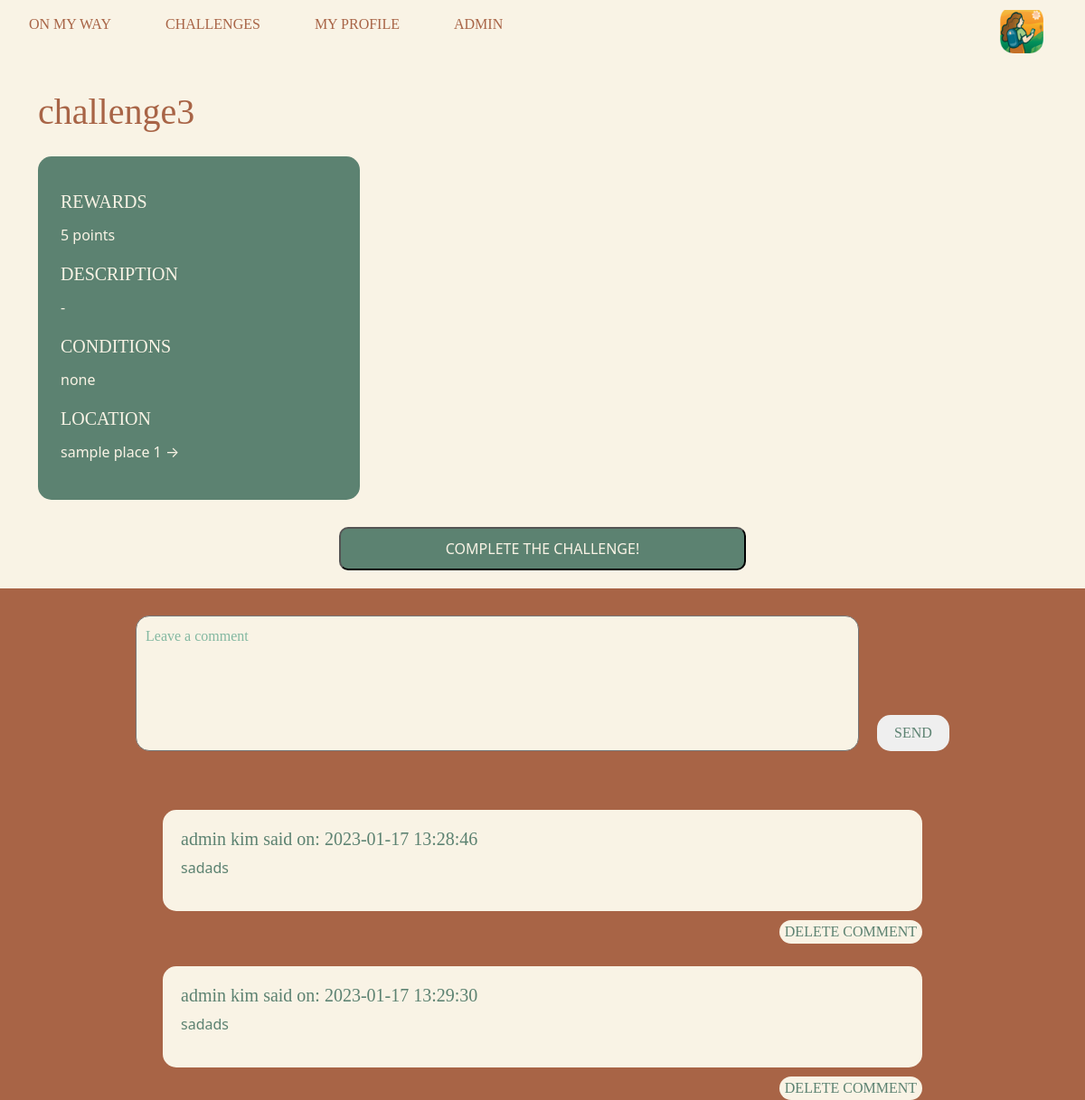
/index.php?action=challenge-specific&id=3 (signed in), run on the app's committed database.
### tables this page shows
CREATE TABLE `challenges` (
  `id` int(11) NOT NULL,
  `name` varchar(30) DEFAULT NULL,
  `content` text NOT NULL,
  `place_id` int(11) NOT NULL,
  `conditions` varchar(100) DEFAULT NULL,
  `score` int(11) DEFAULT NULL,
  `users_accomplished` int(11) DEFAULT NULL,
  `created_date` datetime NOT NULL DEFAULT current_timestamp(),
  `updated_date` datetime NOT NULL DEFAULT current_timestamp()
);

CREATE TABLE `places` (
  `id` int(11) NOT NULL,
  `name` varchar(30) DEFAULT NULL,
  `latitude` decimal(18,15) NOT NULL DEFAULT 37.536228509594000,
  `longitude` decimal(18,15) NOT NULL DEFAULT 126.894975568805080
);

CREATE TABLE `challenge_comments` (
  `id` int(11) NOT NULL,
  `content` varchar(10000) DEFAULT NULL,
  `date_added` datetime NOT NULL,
  `user_id` int(11) NOT NULL,
  `challenge_id` int(11) NOT NULL
);

CREATE TABLE `users` (
  `id` int(11) NOT NULL,
  `username` varchar(64) NOT NULL,
  `password` varchar(64) NOT NULL,
  `first_name` varchar(64) NOT NULL,
  `last_name` varchar(64) NOT NULL,
  `email` varchar(64) NOT NULL,
  `created_date` datetime NOT NULL,
  `points_total` int(11) DEFAULT 0,
  `admin` tinyint(1) NOT NULL,
  `is_deleted` tinyint(1) NOT NULL
);

### model/challengeManager.php (called while the page is built, shortened)
<?php
include_once 'model/commentManager.php';
class ChallengeManager extends Db {
    public function getPlace($place_id) {
        $db = $this->connectDB();
        $place = $db->prepare("SELECT * FROM places WHERE id = ?");
        $place->execute([$place_id]);
        $place = $place->fetch();
        return $place;
    }
    public function getChallengeData($challengeId)
    {
        $db = $this->connectDB();
        $stmt = $db->prepare("SELECT * FROM challenges WHERE id=:id");
        $stmt->execute(['id' => $challengeId]);
        $challengeData = $stmt->fetch();
        return $challengeData;
    }
}

### model/commentManager.php (called while the page is built, shortened)
<?php
class CommentManager extends Db {
    public function getAllCommentsForChallenge($id) {
        $db = $this->connectDB();
        $comments = $db->prepare(
            "SELECT challenge_comments.id, challenge_comments.content, challenge_comments.date_added, users.first_name, users.last_name
            FROM challenge_comments
            LEFT JOIN users
            ON challenge_comments.user_id = users.id
            WHERE challenge_comments.challenge_id = ?;"
        );
        $comments->execute([$id]);
        $comments = $comments->fetchAll();
        return $comments;
    }
}

### view/challenge-specific-view.php (the view, shortened to what this page needs)
<div class="container">
    <div id="challenge-specific-title">
        <h1><?= $challenge['name'] ?></h1>
    </div>
    <div class="row">
        <div class="col-md-4 col-12">
            <div id="challenge-specific-description-box">
                <div class="rewards">
                    <p>REWARDS</p>
                    <p><?= $challenge['score'] ?> points</p>
                </div>
                <div class="description">
                    <p>DESCRIPTION</p>
                    <p><?= ($challenge['content'] == null || $challenge['content'] == "") ? "-":$challenge['content']?></p>
                </div>
                <div class="conditions">
                    <p>CONDITIONS</p>
                    <p><?= ($challenge['conditions'] == null || $challenge['conditions'] == "") ? "none":$challenge['conditions']?></p>
                </div>
                <div class="location" id="ch-sp-lo">
                    <p>LOCATION</p>
                    <p><a href="<?= LIST_CHALLENGES_PATH ?>&search=<?= $place['name'] ?>" title="See every challenge at <?= $place['name'] ?>"><?= $place['name'] ?> →</a></p>
                </div>
            </div>
        </div>
        <div id="single-marker" class="col-md-8 col-12 text-center">
            <div id="map"></div>
        </div>
    </div>
    <div id="onspot_container">
        <button id="onspot">COMPLETE THE CHALLENGE!</button>
    </div>
</div>
<?php require_once 'listComments.php'?>
<?php
    include 'template.php';
?>

### view/listComments.php (shortened to what this page needs)
<section id="challenge-specific-comments-section">
    <?php
    $path = CHALLENGE_PATH . '&id=' . $challID;
    ?>
    <div id="challenge-specific-comment-box">
        <form class="comment_form" action="<?=$path?>" method="post">
            <textarea required class="comment_content" name="comment_content" cols="80" rows="5" placeholder="Leave a comment"></textarea>
            <button class="add_comment" name="add_comment">SEND</button>
        </form>
    </div>
    <?php
        if(isset($comments) && count($comments) > 0) {
            for($i=0; $i<count($comments); $i++) {
    ?>
        <div class="challenge-specific-comment">
            <div>
                <h5 class="comment_user">
                    <?=
                    $comments[$i]['first_name'] . ' ' . $comments[$i]['last_name']
                    .' said on: '
                    . $comments[$i]['date_added']
                    ?>
                </h5>
            </div>
            <div class="comments">
                <p>
                    <?=$comments[$i]['content']?>
                </p>
            </div>
        </div>
        <?php if($_SESSION['admin'] == true){?>
            <form class="delete_comment_form" action="<?=$path?>" method="post">
                <button class="delete_comment" name="delete">DELETE COMMENT</button>
            </form>
        <?php } ?>
    <?php
            }
        } else {
            echo "No Comments available for this challenge yet";
        }
    ?>
</section>

### public/styles.css (style rules this page uses)
:root { --brown: #a86446; --dark-green: #5c8271; --light-green: #83b8a1; --light-orange: hsl(42, 62%, 94%); --white: #ffffff; }
html { height: 100%; }
html, body { margin: 0; padding: 0; background-color: #f9f3e5; position:relative; }
::placeholder { color: #83b8a1; opacity: 1; }
#challenge-specific-title { margin: 30px 0 15px; font-family: 'Eastman-bold'; color: #a86446; width: 300px; }
#challenge-specific-description-box { border-radius: 15px; width: -webkit-fill-available; height: fit-content; padding: 25px; margin: 10px 0; background-color: #5c8271; color: #f9f3e5; }
#ch-sp-lo a { text-decoration: none; color: inherit; }
#challenge-specific-description-box > div > p:first-child { font-family: 'Eastman-bold'; font-size: 20px; margin-top: 10px; margin-bottom: 10px; }
#challenge-specific-comments-section { background-color: #a86446; }
#challenge-specific-comment-box { width: 100%; padding: 30px; }
.comment_form { display: flex; align-items: flex-end; margin-bottom: 10px; justify-content: center; }
.comment_content { resize: none; border-radius: 15px; width: 800px; height: 150px; padding: 10px; color: #5c8271; background-color: #f9f3e5; font-family: 'Eastman'; }
.add_comment { border: 0; border-radius: 15px; width: 80px; height: 40px; margin-left: 20px; font-family: 'Eastman'; color: #5c8271;; }
.comment_user { color: #5c8271; font-family: 'Eastman'; }
.delete_comment_form { width: 85vw; text-align: right; }
.delete_comment { border: 0; border-radius: 15px; color: #5c8271; background-color: #f9f3e5; font-family: 'Eastman'; }
.challenge-specific-comment { border-radius: 15px; background-color: #f9f3e5; color: #5c8271; margin: 0 auto; margin-top: 25px; margin-bottom: 10px; padding: 20px; width: 70vw; }
#single-marker { margin: 10px 0; }
#single-marker > #map { border-radius: 15px; }
#onspot_container { display: flex; justify-content: center; align-items: center; margin: 20px auto; }
#onspot { width: 450px; height: fit-content; padding: 10px; border-radius: 10px; background-color: #5c8271; color: #f9f3e5; text-align: center; }
#map { width: 100%; height: 100%; }
h1, h2, h3, h4, h5 { color: #a86446; }

### data on the page
challenges: name "challenge3", score "5"
places: name "sample place 1"
challenge_comments: user.first_name "admin", user.last_name "kim", date_added "2023-01-17 13:28:46", content "sadads"
challenge_comments: user.first_name "admin", user.last_name "kim", date_added "2023-01-17 13:29:30", content "sadads"
